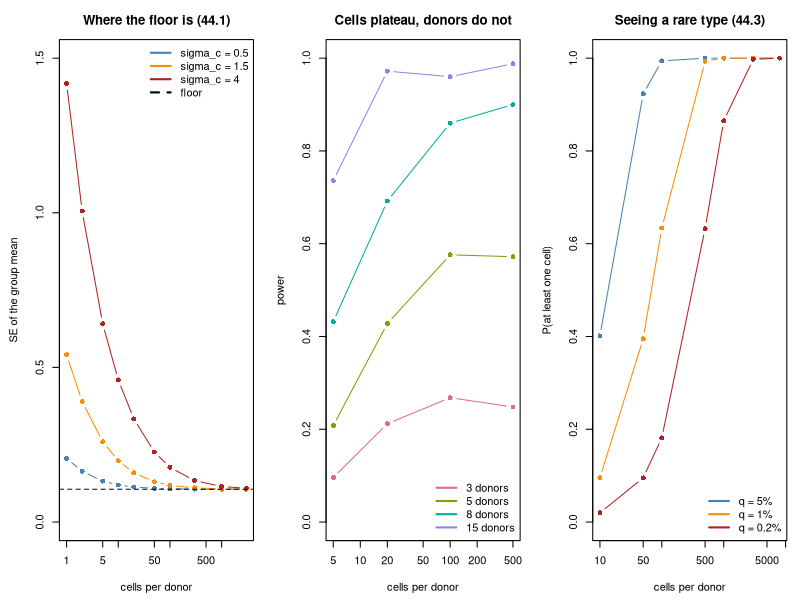

R code for this plot:
#' ---
#' title: "Applied 44 - Power and design for omics experiments"
#' output: html_document
#' ---
#'
#' **Curriculum link:** `stats.md` -> Topic 44, equations (44.1)-(44.3)
#' **Core modules used:** 01, 09, 29, 31
#'
#' ## The question
#'
#' Fixed budget. How many donors, how many cells per donor, how deep?
#'
#' ## A refinement to Module 01
#'
#' Module 01 showed that sub-samples hit a floor at $\sigma_d^2/n$ and
#' concluded that replicates buy power and sub-samples do not. That is
#' correct. This module locates the floor, and the location changes the
#' practical advice: in scRNA-seq the per-cell noise is so large that cells DO
#' buy power, steeply, until they suddenly stop.

#+ setup, message = FALSE
MODULE_NAME <- "44_power_and_design_for_omics"
OUT <- file.path(Sys.getenv("STATS_OUT", unset = "results"), MODULE_NAME)
dir.create(OUT, recursive = TRUE, showWarnings = FALSE)
header <- function(txt) cat("\n", strrep("=", 72), "\n", txt, "\n",
                            strrep("=", 72), "\n", sep = "")
set.seed(44)

#' ## 1. Where the floor actually is, eq. (44.1)
#'
#' $$\mathrm{Var}(\bar y)=\frac{\sigma_d^2}{n}+\frac{\sigma_c^2}{nm}
#'   \qquad (44.1)$$

#+ floor
header("1. Var(pseudobulk mean) = sigma_d^2/n + sigma_c^2/(nm)  (44.1)")
SD_DONOR <- 0.30        # biological variation between donors, log scale
cat(sprintf("  donor SD = %.2f. The per-cell SD depends on the gene's counts.\n\n",
            SD_DONOR))
cat(sprintf("  %-14s%s\n", "cells/donor",
            paste(sprintf("%14s", paste0("sigma_c=", c(0.5, 1.5, 4.0))),
                  collapse = "")))
for (m in c(1, 5, 20, 100, 500, 2000)) {
  row <- sapply(c(0.5, 1.5, 4.0),
                function(sc) sqrt(SD_DONOR^2 / 8 + sc^2 / (8 * m)))
  cat(sprintf("  %-14d%s\n", m,
              paste(sprintf("%14.4f", row), collapse = "")))
}
cat(sprintf("\n  floor (m -> infinity), n = 8 donors: %.4f\n",
            SD_DONOR / sqrt(8)))
cat("\n  Read across a row and then down a column. With a well-measured gene
  (sigma_c = 0.5) the floor is reached by about 20 cells and extra cells are
  wasted, which is the Module 01 conclusion.

  With a lowly expressed gene (sigma_c = 4.0) you are still far above the
  floor at 500 cells per donor. For that gene, cells are the binding
  constraint, not donors.

  Both statements are eq. (44.1). Which one applies depends on the gene, and a
  real experiment contains both kinds at once.\n")

#' ## 2. Simulated power across the three-way design

#+ power
header("2. Power over donors, cells and depth")
#' Simulate a two-group pseudobulk comparison. Per-cell counts are Poisson
#' with mean proportional to depth, so the per-cell measurement noise falls as
#' depth rises. Donor effects are the irreducible biological variation.
power_pseudobulk <- function(n_donors, n_cells, depth, effect = 0.5,
                             n_sim = 400, seed = 0) {
  set.seed(seed)
  hits <- 0
  for (i in seq_len(n_sim)) {
    vals <- lapply(0:1, function(grp) {
      donor_mean <- rnorm(n_donors, grp * effect, SD_DONOR)
      lam <- exp(donor_mean) * depth
      counts <- matrix(rpois(n_donors * n_cells, rep(lam, n_cells)), n_donors)
      log(rowSums(counts) + 1) - log(n_cells * depth)   # pseudobulk
    })
    # At very low depth every count can be zero, leaving nothing to test.
    # That is a failure to detect, so it counts as a non-rejection.
    pv <- tryCatch(t.test(vals[[2]], vals[[1]])$p.value, error = function(e) 1)
    hits <- hits + (pv < 0.05)
  }
  hits / n_sim
}
cat("  effect = 0.5 on the log scale, depth = 1.0 (a moderately expressed gene)\n\n")
cat(sprintf("  %-9s%s\n", "donors",
            paste(sprintf("%12s", paste0(c(5, 20, 100, 500), " cells")),
                  collapse = "")))
for (nd in c(3, 5, 8, 15)) {
  row <- sapply(c(5, 20, 100, 500),
                function(m) power_pseudobulk(nd, m, 1.0, seed = nd * 10 + m))
  cat(sprintf("  %-9d%s\n", nd, paste(sprintf("%12.2f", row), collapse = "")))
}
cat("\n  Read ACROSS: cells help, and then they stop helping. Read DOWN:
  donors keep helping all the way.

  The plateau is the floor from eq. (44.1). Past it, sequencing more cells
  from the same people adds cost and no information about the between-group
  difference. Before it, cells are genuinely buying power.

  The practical question is therefore not 'cells or donors' but 'where is the
  plateau for the genes I care about', and that depends on their expression.\n")

#' ## 3. The same table for a lowly expressed gene

#+ depth
header("3. Depth moves the plateau")
cat(sprintf("  %-9s%s\n", "depth",
            paste(sprintf("%12s", paste0(c(5, 20, 100, 500), " cells")),
                  collapse = "")))
for (dp in c(0.1, 0.5, 2.0)) {
  row <- sapply(c(5, 20, 100, 500),
                function(m) power_pseudobulk(6, m, dp, seed = round(dp * 100) + m))
  cat(sprintf("  %-9.1f%s\n", dp, paste(sprintf("%12.2f", row), collapse = "")))
}
cat("\n  At low depth the gene is barely detected per cell, so the per-cell
  noise is enormous and more cells keep helping well past 100. At high depth
  the plateau arrives early.

  This is the trade behind the standard advice that SHALLOW sequencing of MANY
  cells usually beats deep sequencing of few: for a fixed number of reads,
  spreading them over more cells reduces the sampling term in (44.1) faster
  than it raises per-cell precision. The advice is empirical, and it follows
  from this table rather than from a principle.\n")

#' ## 4. Cost, eq. (44.2)
#'
#' $$\text{cost}=n\,(c_{donor}+m\,c_{cell})\le B \qquad (44.2)$$

#+ budget
header("4. Optimising under a budget (44.2)")
C_DONOR <- 1200.0; C_CELL <- 0.30          # currency per donor, per cell
BUDGET <- 20000.0
cat(sprintf("  budget %s; donor costs %.0f, cell costs %.2f\n",
            format(BUDGET, big.mark = ","), C_DONOR, C_CELL))
cat("  Every row spends the whole budget. Two genes, same design.\n\n")
cat(sprintf("  %-9s%12s%13s%22s%22s\n", "donors", "cells each", "total cost",
            "power, well-measured", "power, lowly expr."))
grid <- c(3, 5, 7, 9, 11, 13, 15, 16)
pw_hi <- pw_lo <- rep(NA_real_, length(grid))
for (i in seq_along(grid)) {
  nd <- grid[i]
  m <- floor((BUDGET / nd - C_DONOR) / C_CELL)
  if (m < 5) next
  pw_hi[i] <- power_pseudobulk(nd, min(m, 2000), 1.0, n_sim = 300, seed = nd)
  pw_lo[i] <- power_pseudobulk(nd, min(m, 20000), 0.02, n_sim = 300,
                               seed = nd + 500)
  cat(sprintf("  %-9d%12s%13s%22.2f%22.2f\n", nd, format(m, big.mark = ","),
              format(round(nd * (C_DONOR + m * C_CELL)), big.mark = ","),
              pw_hi[i], pw_lo[i]))
}
cat(sprintf("\n  best design, well-measured gene : %d donors\n",
            grid[which.max(pw_hi)]))
cat(sprintf("  best design, lowly expressed gene: %d donors\n",
            grid[which.max(pw_lo)]))
cat("\n  The two genes want different designs out of the same money.

  For the WELL-MEASURED gene the plateau from eq. (44.1) arrives after a few
  dozen cells, so every design on this table already clears it. Cells beyond
  that buy nothing, donors buy everything, and the best designs sit at the far
  edge of the table, where cells are an afterthought. This is Module 01's
  advice, and here it is correct.

  For the LOWLY EXPRESSED gene the plateau is thousands of cells away. Power
  rises with donors at first, peaks, and then FALLS: past the peak, each extra
  donor takes so much money from the cell budget that every donor is measured
  too badly to be worth having. That is a genuinely interior optimum, and no
  rule of thumb would have found it.

  Note this optimum is for ONE estimand, differential expression between
  groups. The next section shows a different estimand with a different
  optimum, using exactly the same money.\n")

#' ## 5. A different question, a different design, eq. (44.3)
#'
#' $$P(\text{at least one cell of a type at frequency } q)=1-(1-q)^m
#'   \qquad (44.3)$$

#+ rare
header("5. Detecting a rare cell type (44.3)")
cat("  P(at least one cell of a type at frequency q) = 1 - (1-q)^m\n\n")
cat(sprintf("  %-14s%s\n", "cells/donor",
            paste(sprintf("%12s", paste0("q=", c(0.05, 0.01, 0.002))),
                  collapse = "")))
for (m in c(20, 100, 500, 2000, 5000))
  cat(sprintf("  %-14d%s\n", m,
              paste(sprintf("%12.3f", 1 - (1 - c(0.05, 0.01, 0.002))^m),
                    collapse = "")))
cat("\n  For a type at 0.2% frequency you need thousands of cells per donor
  just to SEE it, and seeing one cell is not the same as quantifying it: to
  estimate its abundance you need enough cells for the count to be stable.

  Compare with section 2, where 100 cells per donor was already past the
  plateau. Same money, opposite advice, because the estimand changed.

  This is the practical reason design questions cannot be answered
  generically. 'How many cells should I sequence' has no answer until someone
  says what the experiment is for.\n")

#' ## 6. Simulate the actual pipeline, not a formula

#+ closed-form
header("6. Closed-form power versus the pipeline you will run")
#' Closed form: two-sample t-test on donor means with a known variance.
closed_form_power <- function(nd, m, effect = 0.5, sc = 1.2) {
  var_ <- SD_DONOR^2 + sc^2 / m
  se <- sqrt(2 * var_ / nd)
  ncp <- effect / se
  crit <- qt(0.975, 2 * nd - 2)
  pt(crit, 2 * nd - 2, ncp, lower.tail = FALSE) +
    pt(-crit, 2 * nd - 2, ncp)
}
cat(sprintf("  %-9s%-9s%14s%21s\n", "donors", "cells", "closed form",
            "simulated pipeline"))
for (z in list(c(4, 50), c(6, 50), c(6, 200), c(10, 200)))
  cat(sprintf("  %-9d%-9d%14.2f%21.2f\n", z[1], z[2],
              closed_form_power(z[1], z[2]),
              power_pseudobulk(z[1], z[2], 1.0, n_sim = 400,
                               seed = z[1] * z[2])))
cat("\n  The closed form is in the right region but not reliable at small n,
  because it assumes a variance structure the pipeline does not exactly have:
  the pseudobulk log transform, the Poisson sampling and the estimated
  variance all matter.

  For a design that will be analysed with DESeq2, a mixed model or a
  pseudobulk pipeline, simulate THAT pipeline. A power calculation for a test
  you are not going to run is a number, not a plan. This is the ADEMP
  discipline of Module 29 applied to design.\n")

#' ## 7. Figure

#+ figure, fig.width = 13, fig.height = 4.5
png(file.path(OUT, "omics_power.png"), width = 1300, height = 450)
par(mfrow = c(1, 3), mar = c(4.5, 4.5, 3, 1))
ms <- c(1, 2, 5, 10, 20, 50, 100, 300, 1000, 3000)
cols <- c("steelblue", "darkorange", "firebrick")
scs <- c(0.5, 1.5, 4.0)
plot(ms, sqrt(SD_DONOR^2 / 8 + scs[1]^2 / (8 * ms)), type = "b", pch = 16,
     log = "x", col = cols[1], ylim = c(0, 1.5), xlab = "cells per donor",
     ylab = "SE of the group mean", main = "Where the floor is (44.1)")
for (i in 2:3)
  lines(ms, sqrt(SD_DONOR^2 / 8 + scs[i]^2 / (8 * ms)), type = "b", pch = 16,
        col = cols[i])
abline(h = SD_DONOR / sqrt(8), lty = 2)
legend("topright", c(paste0("sigma_c = ", scs), "floor"), lwd = 2, bty = "n",
       lty = c(1, 1, 1, 2), col = c(cols, "black"))
cellgrid <- c(5, 20, 100, 500)
pw <- sapply(c(3, 5, 8, 15), function(nd)
  sapply(cellgrid, function(m) power_pseudobulk(nd, m, 1.0, n_sim = 250,
                                                seed = nd * 10 + m)))
matplot(cellgrid, pw, type = "b", pch = 16, lty = 1, log = "x", ylim = c(0, 1),
        col = hcl.colors(4, "Dark 3"), xlab = "cells per donor",
        ylab = "power", main = "Cells plateau, donors do not")
legend("bottomright", paste0(c(3, 5, 8, 15), " donors"), lwd = 2, bty = "n",
       col = hcl.colors(4, "Dark 3"))
mm <- c(10, 50, 100, 500, 1000, 3000, 8000)
plot(mm, 1 - (1 - 0.05)^mm, type = "b", pch = 16, log = "x", col = "steelblue",
     ylim = c(0, 1), xlab = "cells per donor",
     ylab = "P(at least one cell)", main = "Seeing a rare type (44.3)")
lines(mm, 1 - (1 - 0.01)^mm, type = "b", pch = 16, col = "darkorange")
lines(mm, 1 - (1 - 0.002)^mm, type = "b", pch = 16, col = "firebrick")
legend("bottomright", c("q = 5%", "q = 1%", "q = 0.2%"), lwd = 2, bty = "n",
       col = c("steelblue", "darkorange", "firebrick"))
invisible(dev.off())
cat("\nFigure written to", file.path(OUT, "omics_power.png"), "\n")

#' # PROBLEMS
#'
#' ### Problem 1: Spend a fixed budget three ways
#'
#' With the same money, find the best design for (a) differential expression,
#' (b) finding a 1% cell type, and (c) quantifying a lowly expressed gene.

## ---- YOUR CODE HERE ----------------------------------------------------

## ---- SOLUTION (uncomment to check) -------------------------------------
# BUD <- 20000.0
# cat(sprintf("  %-9s%9s%11s%17s%17s\n", "donors", "cells", "DE power",
#             "P(see 1% type)", "low-gene power"))
# for (nd in c(3, 6, 10, 20)) {
#   m <- floor((BUD / nd - C_DONOR) / C_CELL)
#   if (m < 5) next
#   m <- min(m, 3000)
#   de <- power_pseudobulk(nd, min(m, 600), 1.0, n_sim = 250, seed = nd)
#   low <- power_pseudobulk(nd, min(m, 600), 0.15, n_sim = 250, seed = nd + 7)
#   cat(sprintf("  %-9d%9s%11.2f%17.3f%17.2f\n", nd,
#               format(m, big.mark = ","), de, 1 - (1 - 0.01)^m, low))
# }
#
# ## Three columns, three different optima from the same budget. Differential
# ## expression wants donors. Seeing a rare cell type wants cells, and with
# ## few donors you can afford a great many. The lowly expressed gene sits
# ## between them, because it needs both depth per cell and donors to average
# ## over.
# ##
# ## There is no design that is best at all three, which is the point. Decide
# ## the primary estimand before the budget meeting, and state explicitly what
# ## the design is NOT powered for. A study powered for DE that then reports a
# ## rare-population finding is reporting something its design cannot support.

#' ### Problem 2: How wrong is a power calculation with a guessed variance?
#'
#' Power calculations need $\sigma_d$, which you rarely know in advance.
#' Quantify the consequences of guessing it wrong.

## ---- YOUR CODE HERE ----------------------------------------------------

## ---- SOLUTION (uncomment to check) -------------------------------------
# TRUE_SD <- 0.30
# cat(sprintf("  true donor SD = %.2f. Design for 80%% power at effect 0.5.\n\n",
#             TRUE_SD))
# cat(sprintf("  %-14s%16s%15s\n", "assumed SD", "donors planned",
#             "ACTUAL power"))
# for (guess in c(0.15, 0.22, 0.30, 0.45, 0.60)) {
#   nd <- 3
#   while (nd < 200) {
#     se <- sqrt(2 * (guess^2 + 1.2^2 / 100) / nd)
#     if (pt(qt(0.975, 2*nd-2), 2*nd-2, 0.5/se, lower.tail = FALSE) > 0.80) break
#     nd <- nd + 1
#   }
#   actual <- power_pseudobulk(nd, 100, 1.0, n_sim = 500,
#                              seed = round(guess * 100))
#   cat(sprintf("  %-14.2f%16d%15.2f\n", guess, nd, actual))
# }
#
# ## Underestimating the donor SD by a factor of two roughly halves the
# ## achieved power, and the study is planned, funded and run before anyone
# ## finds out. Overestimating wastes money but is at least safe.
# ##
# ## Two responses. Estimate sigma_d from PILOT or PUBLIC data on the same
# ## tissue and platform rather than guessing, which is what tools like
# ## scPower do. And report power across a RANGE of plausible variances rather
# ## than a single number, so the reader can see how fragile the plan is.

#' ### Problem 3: Does adding donors always beat adding cells?
#'
#' Find the regime where the answer is no.

## ---- YOUR CODE HERE ----------------------------------------------------

## ---- SOLUTION (uncomment to check) -------------------------------------
# cat("  Starting from 6 donors x 30 cells. Which upgrade helps more?\n\n")
# cat(sprintf("  %-14s%11s%12s%11s%13s\n", "gene depth", "baseline",
#             "+2 donors", "x4 cells", "better buy"))
# for (dp in c(0.05, 0.2, 1.0, 4.0)) {
#   base <- power_pseudobulk(6, 30, dp, n_sim = 500, seed = round(dp * 100))
#   more_d <- power_pseudobulk(8, 30, dp, n_sim = 500, seed = round(dp*100) + 1)
#   more_c <- power_pseudobulk(6, 120, dp, n_sim = 500, seed = round(dp*100) + 2)
#   cat(sprintf("  %-14.2f%11.2f%12.2f%11.2f%13s\n", dp, base, more_d, more_c,
#               if (more_d > more_c) "donors" else "cells"))
# }
#
# ## At high depth the gene is measured well in every cell, the per-cell term
# ## in (44.1) is already small, and donors win, exactly as Module 01 says.
# ##
# ## At low depth the per-cell term dominates and quadrupling the cells wins,
# ## sometimes clearly. Module 01's conclusion is not wrong; it describes the
# ## regime past the plateau, and lowly expressed genes are not in it.
# ##
# ## The honest summary is that 'donors, not cells' is a good DEFAULT and a bad
# ## RULE. Check where your genes of interest sit relative to the plateau
# ## before committing a budget, because for the lowly expressed genes that
# ## motivate many single-cell studies the default advice is backwards.

#' ## What to take away
#'
#' 1. Eq. (44.1) is eq. (1.5). What changed is knowing **where the floor is**,
#'    and for lowly expressed genes it is far out.
#' 2. Cells buy power steeply and then stop. Donors keep buying it.
#' 3. Depth moves the plateau, which is why shallow-and-many usually beats
#'    deep-and-few for a fixed read budget.
#' 4. **The estimand decides the design.** DE wants donors, rare populations
#'    want cells, and the same budget gives different optima.
#' 5. Simulate the pipeline you will actually run, not a t-test you will not.
#'
#' **Next:** `45_longitudinal_causal.R`
